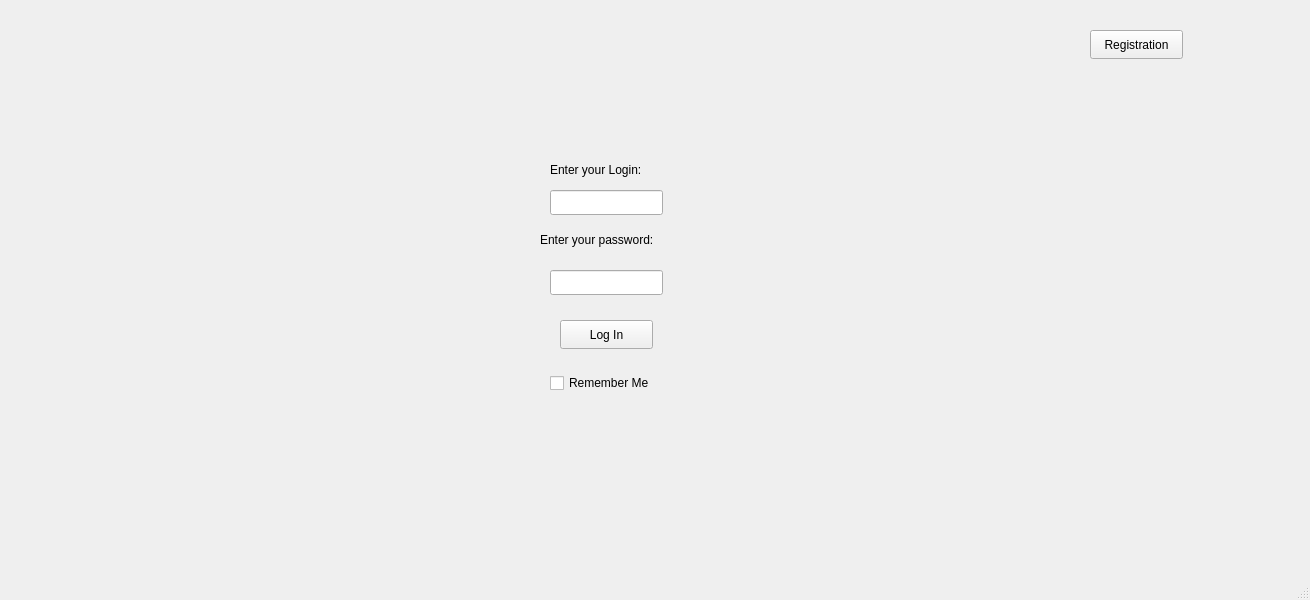
<?xml version="1.0" encoding="UTF-8"?>
<ui version="4.0">
 <class>MainWindow</class>
 <widget class="QMainWindow" name="MainWindow">
  <property name="geometry">
   <rect>
    <x>0</x>
    <y>0</y>
    <width>1310</width>
    <height>600</height>
   </rect>
  </property>
  <property name="windowTitle">
   <string>MainWindow</string>
  </property>
  <widget class="QWidget" name="centralwidget">
   <widget class="QLabel" name="label">
    <property name="geometry">
     <rect>
      <x>550</x>
      <y>160</y>
      <width>121</width>
      <height>20</height>
     </rect>
    </property>
    <property name="text">
     <string>Enter your Login:</string>
    </property>
   </widget>
   <widget class="QLineEdit" name="Log">
    <property name="geometry">
     <rect>
      <x>550</x>
      <y>190</y>
      <width>113</width>
      <height>25</height>
     </rect>
    </property>
   </widget>
   <widget class="QLabel" name="label_2">
    <property name="geometry">
     <rect>
      <x>540</x>
      <y>230</y>
      <width>141</width>
      <height>20</height>
     </rect>
    </property>
    <property name="text">
     <string>Enter your password:</string>
    </property>
   </widget>
   <widget class="QLineEdit" name="Pass">
    <property name="geometry">
     <rect>
      <x>550</x>
      <y>270</y>
      <width>113</width>
      <height>25</height>
     </rect>
    </property>
   </widget>
   <widget class="QPushButton" name="pushButton">
    <property name="geometry">
     <rect>
      <x>560</x>
      <y>320</y>
      <width>93</width>
      <height>29</height>
     </rect>
    </property>
    <property name="text">
     <string>Log In</string>
    </property>
   </widget>
   <widget class="QPushButton" name="pushButton_2">
    <property name="geometry">
     <rect>
      <x>1090</x>
      <y>30</y>
      <width>93</width>
      <height>29</height>
     </rect>
    </property>
    <property name="text">
     <string>Registration</string>
    </property>
   </widget>
   <widget class="QLabel" name="label_3">
    <property name="geometry">
     <rect>
      <x>532</x>
      <y>390</y>
      <width>241</width>
      <height>20</height>
     </rect>
    </property>
    <property name="text">
     <string/>
    </property>
   </widget>
   <widget class="QCheckBox" name="checkBox">
    <property name="geometry">
     <rect>
      <x>550</x>
      <y>370</y>
      <width>131</width>
      <height>26</height>
     </rect>
    </property>
    <property name="text">
     <string>Remember Me</string>
    </property>
   </widget>
  </widget>
  <widget class="QMenuBar" name="menubar">
   <property name="geometry">
    <rect>
     <x>0</x>
     <y>0</y>
     <width>1310</width>
     <height>25</height>
    </rect>
   </property>
  </widget>
  <widget class="QStatusBar" name="statusbar"/>
 </widget>
 <resources/>
 <connections/>
</ui>
